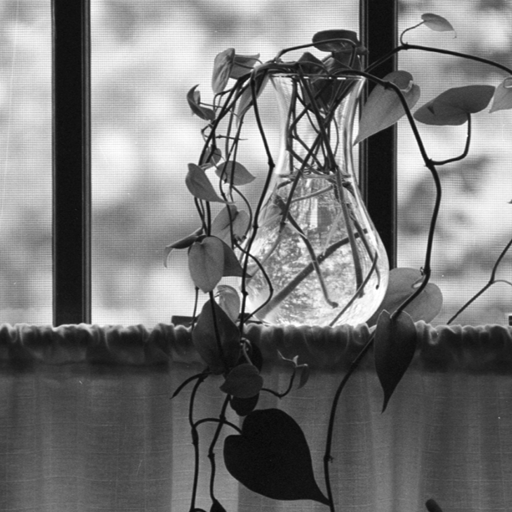
%> input picture DIP/PROJECT 07-02 Two-dimensional Discrete Wavelet Transforms/vase.tif, 512 x 512 px
$ octave Run2D_DWT.m   (GNU Octave 9; MATLAB toolbox functions it lacks are replaced by stand-ins)
%> lines starting %> are read from the running program, lines starting %| are printed output that depends on the picture
%> further down, im is the input picture: size 512x512 uint8; min 6, max 255, mean 118.2
### DIP/PROJECT 07-02 Two-dimensional Discrete Wavelet Transforms/InterpolatePower2.m
function [SignalNew]=InterpolatePower2(Signal,scale)
%> called with scale = 1
%%
% if ndims(Signal)==2
Length=size(Signal);
%> Length = [512 512]
LenghtNew(1)=scale*(2^round(log2(Length(1))));
LenghtNew(2)=scale*(2^round(log2(Length(2))));
% [7 lines of commented-out code are left out]
SignalNew=abs(ifft2(fft2(Signal,LenghtNew(1),LenghtNew(2))));
% [5 lines of commented-out code are left out]
SignalNew=squeeze(SignalNew);
end

### DIP/PROJECT 07-02 Two-dimensional Discrete Wavelet Transforms/TwoD_DWT_Haar.m
function [ImageDCT]=TwoD_DWT_Haar(Image,Scale)
%> called with Scale = 4
%%
Dimensions=size(Image);
%> Dimensions = [512 512]
for i=1:Dimensions(1)
    ImageDCT(i,:)=DWT_Haar2D(Image(i,:),Scale);
end
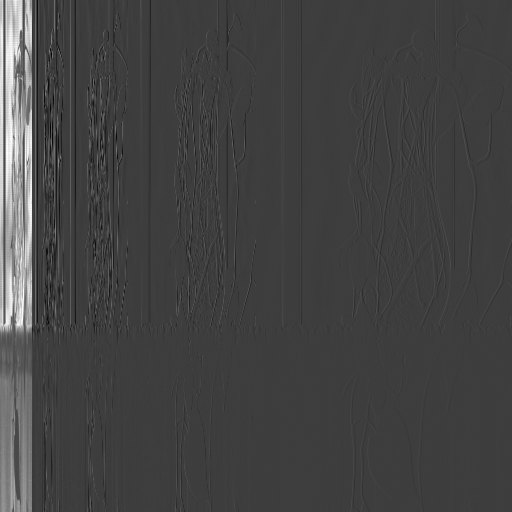
%> ImageDCT: size 512x512 double; min -319.2, max 999.5, mean 29.3; drawn with min black and max white
for i=1:Dimensions(2)
    ImageDCT(:,i)=DWT_Haar2D(ImageDCT(:,i),Scale);
end
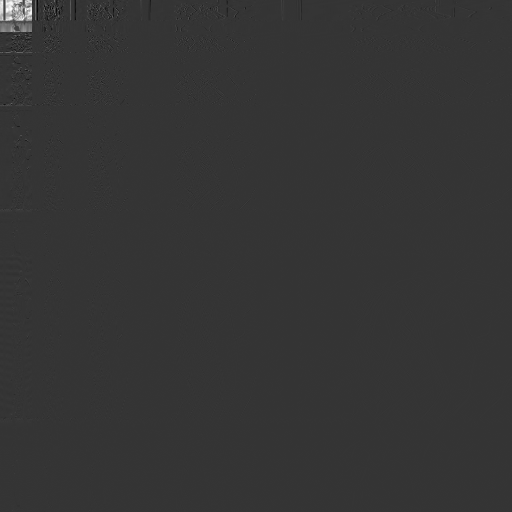
%> ImageDCT: size 512x512 double; min -1026.5, max 3918.6, mean 7.4; drawn with min black and max white
end

### DIP/PROJECT 07-02 Two-dimensional Discrete Wavelet Transforms/DWT_Haar2D.m
function [DWT_Coef]=DWT_Haar2D(TimeSeries,Scale)
%%
J=log2(length(TimeSeries));
J=min(Scale,J);
for i=1:J-1
    [Result]=SumAndDiffer(TimeSeries);
    Temp1{i}=Result(1:end/2);
    Temp2{i}=Result(end/2+1:end);
    TimeSeries=Temp1{i};
end
[Result]=SumAndDiffer(TimeSeries);
Temp2{J}=Result;
DWT_Coef=[];
for i=1:J
    DWT_Coef=[DWT_Coef,Temp2{J-(i-1)}];
end
end

### DIP/PROJECT 07-02 Two-dimensional Discrete Wavelet Transforms/SumAndDiffer.m
function [Result]=SumAndDiffer(TimeSeries)
%%
Differ=zeros(1,length(TimeSeries)/2);
Summation=Differ;
index=1;
for i=1:2:length(TimeSeries)
    Differ(index)=TimeSeries(i)-TimeSeries(i+1);
    Summation(index)=TimeSeries(i)+TimeSeries(i+1);
    index=index+1;
end
Result=[Summation,Differ]/sqrt(2);
end

### DIP/PROJECT 07-02 Two-dimensional Discrete Wavelet Transforms/Inverse_DWT_Haar.m
function [TimeSeries]=Inverse_DWT_Haar(TimeSeries,Scale)
%%
J=log2(length(TimeSeries));
Scale=min(J,Scale);
for i=J-Scale+1:J
    Temp{i}=TimeSeries(1:2^i);
    Result=Inverse_SumAndDiffer(Temp{i});
    TimeSeries(1:2^i)=Result;
end
end

### DIP/PROJECT 07-02 Two-dimensional Discrete Wavelet Transforms/InverseTwoD_DWT_Haar.m
function [ImageDCT]=InverseTwoD_DWT_Haar(Image,Scale)
%> called with Scale = 4
%%
Dimensions=size(Image);
for i=1:Dimensions(2)
    ImageDCT(:,i)=Inverse_DWT_Haar(Image(:,i),Scale);
end
for i=1:Dimensions(1)
    ImageDCT(i,:)=Inverse_DWT_Haar(ImageDCT(i,:),Scale);
end
end

### DIP/PROJECT 07-02 Two-dimensional Discrete Wavelet Transforms/Run2D_DWT.m
clear all
close all
clc
%%
im=imread('vase.tif');
Image=double(im);
Image_Inter=InterpolatePower2(Image,1);
Scale=4;
ImageDCT=TwoD_DWT_Haar(Image_Inter,Scale);
InverseImageDCT=InverseTwoD_DWT_Haar(ImageDCT,Scale);
%%
figure('units','normalized','outerposition',[0 0 1 1])
subplot(131),imagesc(Image_Inter),colormap(gray);
title('Original image','FontSize',30)
set(gca,'FontSize',30);
subplot(132),imagesc(ImageDCT),colormap(gray);
title('2D Haar DWT','FontSize',30)
set(gca,'FontSize',30);
subplot(133),imagesc(InverseImageDCT),colormap(gray);
title('Inverse 2D Haar DWT','FontSize',30)
set(gca,'FontSize',30);
